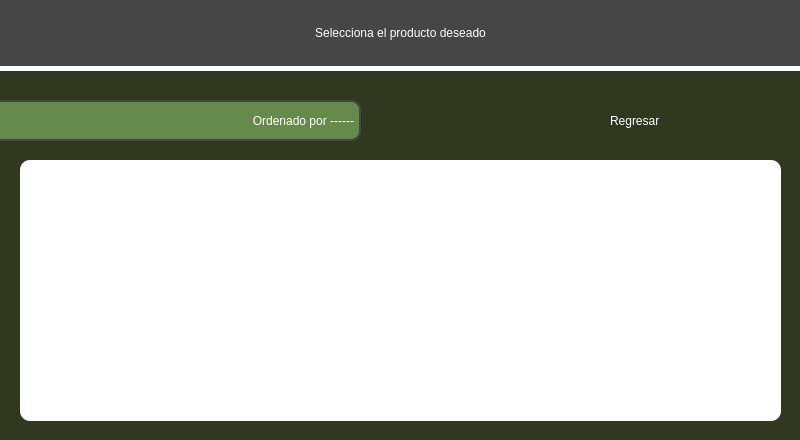
<?xml version="1.0" encoding="UTF-8"?>
<ui version="4.0">
 <class>Form</class>
 <widget class="QWidget" name="Form">
  <property name="geometry">
   <rect>
    <x>0</x>
    <y>0</y>
    <width>800</width>
    <height>440</height>
   </rect>
  </property>
  <property name="windowTitle">
   <string>Form</string>
  </property>
  <widget class="QLabel" name="label_19">
   <property name="geometry">
    <rect>
     <x>0</x>
     <y>0</y>
     <width>801</width>
     <height>441</height>
    </rect>
   </property>
   <property name="styleSheet">
    <string notr="true">background-color: #30391f;</string>
   </property>
   <property name="text">
    <string/>
   </property>
  </widget>
  <widget class="QLabel" name="label_8">
   <property name="geometry">
    <rect>
     <x>-10</x>
     <y>0</y>
     <width>821</width>
     <height>71</height>
    </rect>
   </property>
   <property name="styleSheet">
    <string notr="true">font: 24pt &quot;Franklin Gothic Demi&quot;;
padding: 2px;
color: rgb(255, 255, 255);
border-radius: 5px;
background-color: rgb(16, 64, 115);
background-color: #464646;
border-bottom: 5px solid #fff;</string>
   </property>
   <property name="text">
    <string>Selecciona el producto deseado</string>
   </property>
   <property name="alignment">
    <set>Qt::AlignCenter</set>
   </property>
  </widget>
  <widget class="QLabel" name="lbl_orderby">
   <property name="geometry">
    <rect>
     <x>-10</x>
     <y>100</y>
     <width>371</width>
     <height>41</height>
    </rect>
   </property>
   <property name="styleSheet">
    <string notr="true">font: 18pt &quot;Franklin Gothic Demi&quot;;
padding: 2px;
color: rgb(255, 255, 255);
border-radius:10px;
border:2px solid #464646;
background-color: #668a4c;</string>
   </property>
   <property name="text">
    <string>Ordenado por ------</string>
   </property>
   <property name="alignment">
    <set>Qt::AlignRight|Qt::AlignTrailing|Qt::AlignVCenter</set>
   </property>
  </widget>
  <widget class="QLabel" name="label_2">
   <property name="geometry">
    <rect>
     <x>20</x>
     <y>160</y>
     <width>761</width>
     <height>261</height>
    </rect>
   </property>
   <property name="styleSheet">
    <string notr="true">background-color: rgb(255, 255, 255);
border-radius:10px;</string>
   </property>
   <property name="text">
    <string/>
   </property>
  </widget>
  <widget class="QWidget" name="products" native="true">
   <property name="geometry">
    <rect>
     <x>20</x>
     <y>155</y>
     <width>761</width>
     <height>271</height>
    </rect>
   </property>
  </widget>
  <widget class="QLabel" name="btn_regresar">
   <property name="geometry">
    <rect>
     <x>710</x>
     <y>90</y>
     <width>71</width>
     <height>61</height>
    </rect>
   </property>
   <property name="text">
    <string/>
   </property>
   <property name="pixmap">
    <pixmap>../img/regresar-edit.png</pixmap>
   </property>
  </widget>
  <widget class="QLabel" name="label_3">
   <property name="geometry">
    <rect>
     <x>610</x>
     <y>100</y>
     <width>91</width>
     <height>41</height>
    </rect>
   </property>
   <property name="styleSheet">
    <string notr="true">font: 14pt &quot;Franklin Gothic Demi&quot;;
color: rgb(255, 255, 255);</string>
   </property>
   <property name="text">
    <string>Regresar</string>
   </property>
  </widget>
 </widget>
 <resources/>
 <connections/>
</ui>
